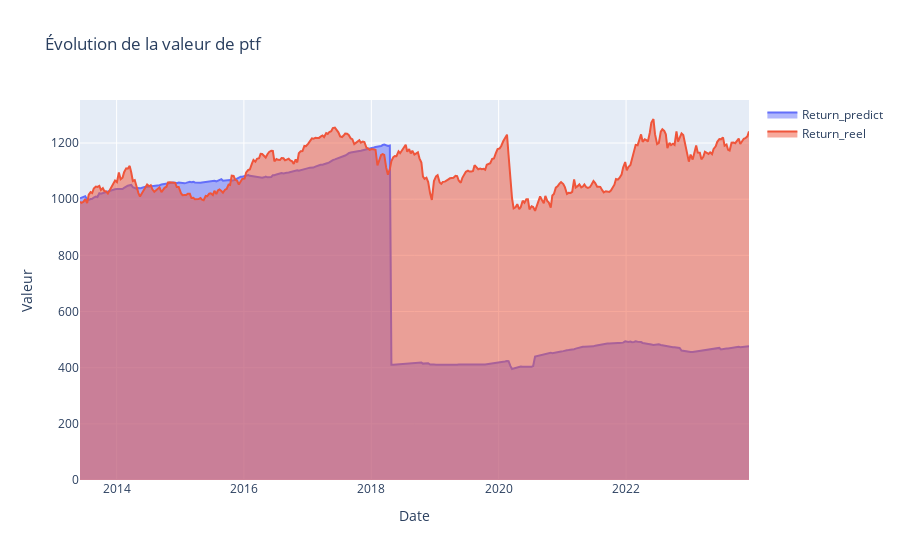

The notebook cell saved with this chart:
### Code cell
fig = go.Figure()

# Ajout de la série financière
fig.add_trace(go.Scatter(x = portfolio_avg_predictions.Date, 
                         y = portfolio_avg_predictions['Predicted_Portfolio_Value'],
                         mode = 'lines',
                         name ='Return_predict', 
                         fill = "tozeroy"))

fig.add_trace(go.Scatter(x = portfolio_avg_predictions.Date, 
                         y = portfolio_avg_predictions["Real_Portfolio_Value"],
                         mode = 'lines',
                         name ='Return_reel', 
                         fill = "tozeroy"))
# Mise à jour des titres
fig.update_layout(title="Évolution de la valeur de ptf",
                  xaxis_title='Date',
                  yaxis_title='Valeur')

# Affichage du graphique
fig.show()

### Figure 1 — Plotly figure (JSON) as saved in the notebook; plotly's stock layout.template omitted (floating-point values rounded to 4 significant figures; data arrays with more than 128 entries replaced by an {"elided": "..."} marker saying what was removed)
{"data": [{"fill": "tozeroy", "mode": "lines", "name": "Return_predict", "type": "scatter", "x": {"elided": "379 str values"}, "y": {"elided": "379 float values"}}, {"fill": "tozeroy", "mode": "lines", "name": "Return_reel", "type": "scatter", "x": {"elided": "379 str values"}, "y": {"elided": "379 float values"}}], "layout": {"title": {"text": "Évolution de la valeur de ptf"}, "xaxis": {"title": {"text": "Date"}}, "yaxis": {"title": {"text": "Valeur"}}}}
